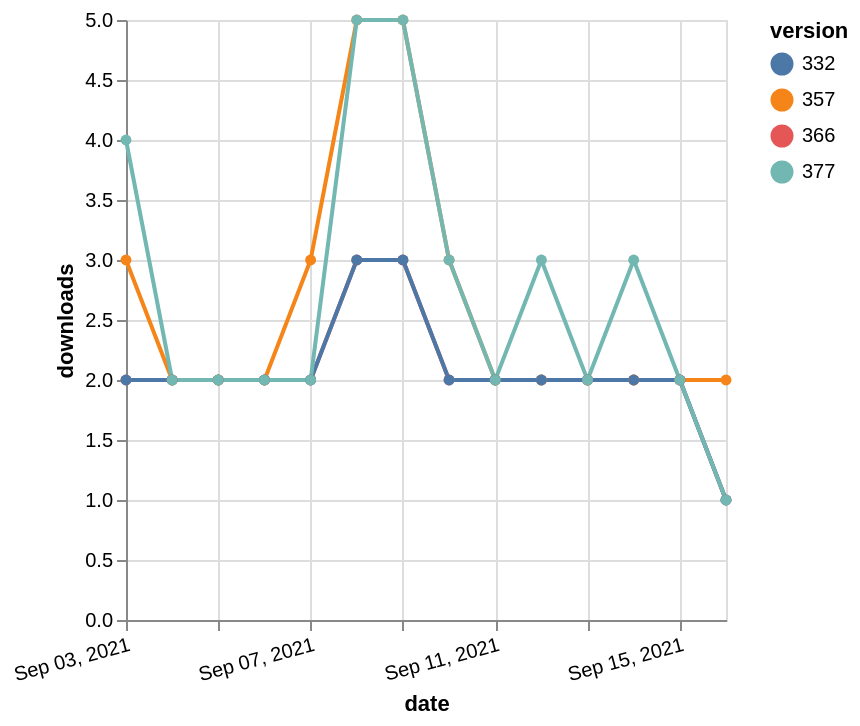

The Vega-Lite source for this figure:
### Vega-Lite specification from a JSON file in a GitHub repository (floating-point values rounded to 4 significant figures)
{"$schema": "https://vega.github.io/schema/vega-lite/v5.json", "description": "A simple bar chart with embedded data.", "data": {"values": [{"date": "2021-09-03", "total": 2318, "delta": 2, "version": "366"}, {"date": "2021-09-04", "total": 2320, "delta": 2, "version": "366"}, {"date": "2021-09-05", "total": 2322, "delta": 2, "version": "366"}, {"date": "2021-09-06", "total": 2324, "delta": 2, "version": "366"}, {"date": "2021-09-07", "total": 2326, "delta": 2, "version": "366"}, {"date": "2021-09-08", "total": 2329, "delta": 3, "version": "366"}, {"date": "2021-09-09", "total": 2332, "delta": 3, "version": "366"}, {"date": "2021-09-10", "total": 2334, "delta": 2, "version": "366"}, {"date": "2021-09-11", "total": 2336, "delta": 2, "version": "366"}, {"date": "2021-09-12", "total": 2338, "delta": 2, "version": "366"}, {"date": "2021-09-13", "total": 2340, "delta": 2, "version": "366"}, {"date": "2021-09-14", "total": 2342, "delta": 2, "version": "366"}, {"date": "2021-09-15", "total": 2344, "delta": 2, "version": "366"}, {"date": "2021-09-16", "total": 2345, "delta": 1, "version": "366"}, {"date": "2021-09-03", "total": 2910, "delta": 3, "version": "357"}, {"date": "2021-09-04", "total": 2912, "delta": 2, "version": "357"}, {"date": "2021-09-05", "total": 2914, "delta": 2, "version": "357"}, {"date": "2021-09-06", "total": 2916, "delta": 2, "version": "357"}, {"date": "2021-09-07", "total": 2919, "delta": 3, "version": "357"}, {"date": "2021-09-08", "total": 2924, "delta": 5, "version": "357"}, {"date": "2021-09-09", "total": 2929, "delta": 5, "version": "357"}, {"date": "2021-09-10", "total": 2932, "delta": 3, "version": "357"}, {"date": "2021-09-11", "total": 2934, "delta": 2, "version": "357"}, {"date": "2021-09-12", "total": 2936, "delta": 2, "version": "357"}, {"date": "2021-09-13", "total": 2938, "delta": 2, "version": "357"}, {"date": "2021-09-14", "total": 2940, "delta": 2, "version": "357"}, {"date": "2021-09-15", "total": 2942, "delta": 2, "version": "357"}, {"date": "2021-09-16", "total": 2944, "delta": 2, "version": "357"}, {"date": "2021-09-03", "total": 2766, "delta": 2, "version": "332"}, {"date": "2021-09-04", "total": 2768, "delta": 2, "version": "332"}, {"date": "2021-09-05", "total": 2770, "delta": 2, "version": "332"}, {"date": "2021-09-06", "total": 2772, "delta": 2, "version": "332"}, {"date": "2021-09-07", "total": 2774, "delta": 2, "version": "332"}, {"date": "2021-09-08", "total": 2777, "delta": 3, "version": "332"}, {"date": "2021-09-09", "total": 2780, "delta": 3, "version": "332"}, {"date": "2021-09-10", "total": 2782, "delta": 2, "version": "332"}, {"date": "2021-09-11", "total": 2784, "delta": 2, "version": "332"}, {"date": "2021-09-12", "total": 2786, "delta": 2, "version": "332"}, {"date": "2021-09-13", "total": 2788, "delta": 2, "version": "332"}, {"date": "2021-09-14", "total": 2790, "delta": 2, "version": "332"}, {"date": "2021-09-15", "total": 2792, "delta": 2, "version": "332"}, {"date": "2021-09-16", "total": 2793, "delta": 1, "version": "332"}, {"date": "2021-09-03", "total": 2131, "delta": 4, "version": "377"}, {"date": "2021-09-04", "total": 2133, "delta": 2, "version": "377"}, {"date": "2021-09-05", "total": 2135, "delta": 2, "version": "377"}, {"date": "2021-09-06", "total": 2137, "delta": 2, "version": "377"}, {"date": "2021-09-07", "total": 2139, "delta": 2, "version": "377"}, {"date": "2021-09-08", "total": 2144, "delta": 5, "version": "377"}, {"date": "2021-09-09", "total": 2149, "delta": 5, "version": "377"}, {"date": "2021-09-10", "total": 2152, "delta": 3, "version": "377"}, {"date": "2021-09-11", "total": 2154, "delta": 2, "version": "377"}, {"date": "2021-09-12", "total": 2157, "delta": 3, "version": "377"}, {"date": "2021-09-13", "total": 2159, "delta": 2, "version": "377"}, {"date": "2021-09-14", "total": 2162, "delta": 3, "version": "377"}, {"date": "2021-09-15", "total": 2164, "delta": 2, "version": "377"}, {"date": "2021-09-16", "total": 2165, "delta": 1, "version": "377"}]}, "width": "container", "mark": {"type": "line", "point": {"filled": true}}, "encoding": {"x": {"field": "date", "type": "temporal", "timeUnit": "yearmonthdate", "title": "date", "axis": {"labelAngle": -15}}, "y": {"field": "delta", "type": "quantitative", "title": "downloads"}, "color": {"field": "version", "type": "nominal"}, "tooltip": {"field": "delta"}}}
